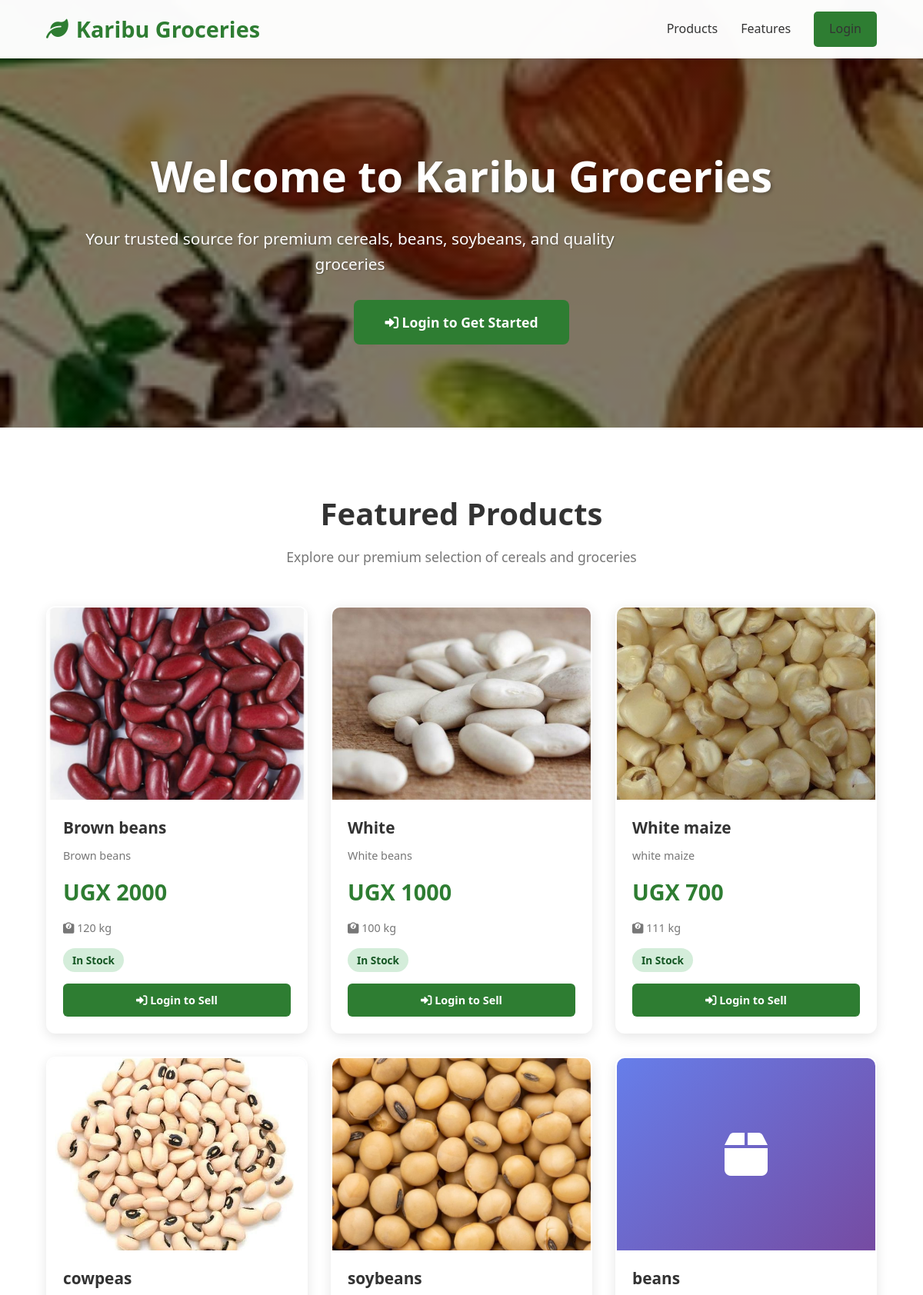
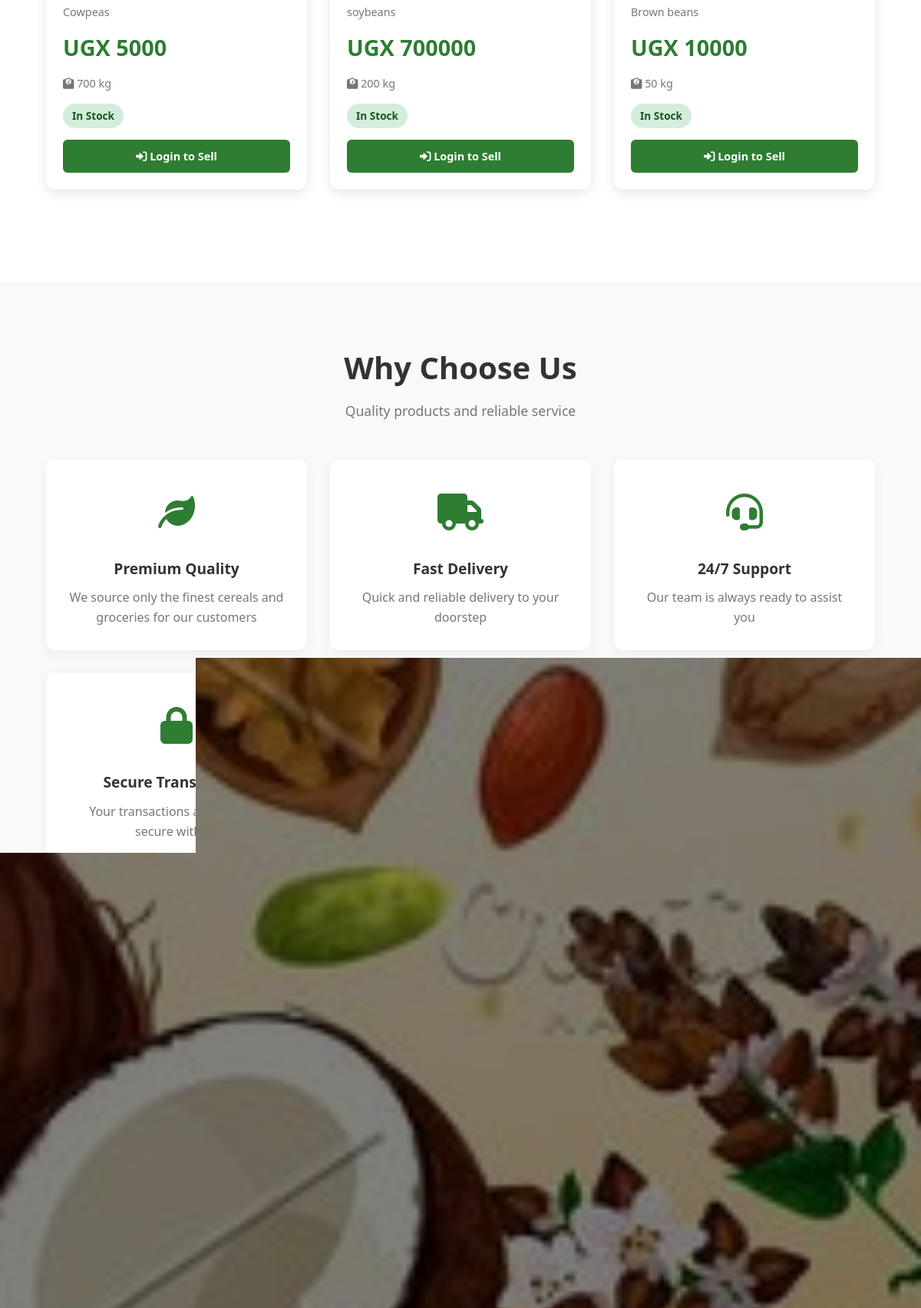
The page / (upper part) on the database its author committed (2 pictures, top to bottom).
### karibu/models.py (models this page shows, shortened)
class Stock(models.Model):
    branch = models.ForeignKey(Branch, on_delete=models.SET_NULL, null=True, blank=True)
    category_name = models.ForeignKey(
        Category, on_delete=models.SET_NULL, blank=True, null=True
    )
    item_name = models.CharField(max_length=100, blank=True, null=True)
    sku = models.CharField(max_length=50, unique=True, blank=True, null=True)  # Added SKU field
    product_quantity = models.IntegerField(default=0, blank=True, null=True)
    cost = models.IntegerField(default=0, blank=True, null=True)
    issued_quantity = models.CharField(max_length=100, null=True, blank=True)
    total_quantity = models.CharField(max_length=100, null=True, blank=True)
    type_of_stock = models.CharField(max_length=100, blank=True, null=True)
    supplier_name = models.CharField(max_length=15, blank=True, null=True)
    unit_of_measure = models.CharField(max_length=20, default="kg", blank=True, null=True)  # KG, units, liters, etc.
    low_stock_threshold = models.IntegerField(default=10, blank=True, null=True)  # Custom threshold per item
    date_added = models.DateTimeField(default=timezone.now)
    last_updated = models.DateTimeField(default=timezone.now)
    image = models.ImageField(upload_to='product_images/', null=True, blank=True)
    def get_stock_status(self):
        threshold = self.low_stock_threshold or 10  # Default to 10 if not set
        if self.product_quantity == 0:
            return "Out of Stock"
        elif self.product_quantity < threshold:
            return "Low Stock"
        else:
            return "In Stock"
    def get_quantity_with_unit(self):
        unit = self.unit_of_measure or "units"
        return f"{self.product_quantity} {unit}" if self.product_quantity else f"0 {unit}"

class Category(models.Model):
    category_name = models.CharField(max_length=50, null=True, blank=True)

### karibu/views.py (the view)
# urls.py: path("", views.index, name="index"),
def index(request):
    featured_products = Stock.objects.filter(product_quantity__gt=0).order_by('-date_added')[:6]
    context = {
        'featured_products': featured_products,
    }
    return render(request, "index.html", context)

### karibu/templates/index.html (shortened to what this page needs)
<!DOCTYPE html>
<html lang="en">
<head>
    <link rel="stylesheet" href="https://cdnjs.cloudflare.com/ajax/libs/font-awesome/6.0.0/css/all.min.css">
</head>
<body>
    <header>
        <div class="container">
            <div class="header-content">
                <div class="logo">
                    <i class="fas fa-leaf"></i>
                    Karibu Groceries
                </div>
                <nav class="nav-links">
                    <a href="#products">Products</a>
                    <a href="#features">Features</a>
                    <div class="auth-buttons">
                        {% if user.is_authenticated %}
                            {% if user.is_manager %}
                                <a href="{% url 'manager_dashboard' %}" class="btn btn-login">Dashboard</a>
                            {% elif user.is_salesagent %}
                                <a href="{% url 'salesagent_dashboard' %}" class="btn btn-login">Dashboard</a>
                            {% elif user.is_owner %}
                                <a href="{% url 'owner_dashboard' %}" class="btn btn-login">Dashboard</a>
                            {% endif %}
                            <a href="{% url 'logout' %}" class="btn btn-login">Logout</a>
                        {% else %}
                            <a href="{% url 'login' %}" class="btn btn-login">Login</a>
                        {% endif %}
                    </div>
                </nav>
            </div>
        </div>
    </header>
    <section class="hero">
        <div class="container">
            <h1>Welcome to Karibu Groceries</h1>
            <p>Your trusted source for premium cereals, beans, soybeans, and quality groceries</p>
            <div class="hero-buttons">
                {% if user.is_authenticated %}
                    {% if user.is_manager or user.is_salesagent %}
                        <a href="{% url 'makesale' %}" class="btn-primary">
                            <i class="fas fa-shopping-cart"></i> Start Selling
                        </a>
                    {% endif %}
                    <a href="{% url 'allstock' %}" class="btn-secondary">
                        <i class="fas fa-box"></i> View Inventory
                    </a>
                {% else %}
                    <a href="{% url 'login' %}" class="btn-primary">
                        <i class="fas fa-sign-in-alt"></i> Login to Get Started
                    </a>
                {% endif %}
            </div>
        </div>
    </section>
    <section class="products-section" id="products">
        <div class="container">
            <div class="section-title">
                <h2>Featured Products</h2>
                <p>Explore our premium selection of cereals and groceries</p>
            </div>
            {% if featured_products %}
                <div class="products-grid">
                    {% for product in featured_products %}
                        <div class="product-card">
                            <div class="product-image {% if not product.image %}no-image{% endif %}">
                                {% if product.image %}
                                    <img src="{{ product.image.url }}" alt="{{ product.item_name }}">
                                {% else %}
                                    <i class="fas fa-box"></i>
                                {% endif %}
                            </div>
                            <div class="product-info">
                                <h3 class="product-name">{{ product.item_name }}</h3>
                                <p class="product-category">
                                    {% if product.category_name %}
                                        {{ product.category_name.category_name }}
                                    {% else %}
                                        Groceries
                                    {% endif %}
                                </p>
                                <p class="product-price">UGX {{ product.cost|default:"N/A" }}</p>
                                <p class="product-quantity">
                                    <i class="fas fa-weight"></i> {{ product.get_quantity_with_unit }}
                                </p>
                                <span class="product-status {% if product.product_quantity == 0 %}status-out-of-stock{% elif product.product_quantity < 10 %}status-low-stock{% else %}status-in-stock{% endif %}">
                                    {{ product.get_stock_status }}
                                </span>
                                <div class="product-actions">
                                    {% if user.is_authenticated and user.is_manager or user.is_salesagent %}
                                        <a href="{% url 'makesale' %}" class="btn-small btn-view">
                                            <i class="fas fa-shopping-cart"></i> Sell
                                        </a>
                                    {% else %}
                                        <a href="{% url 'login' %}" class="btn-small btn-view">
                                            <i class="fas fa-sign-in-alt"></i> Login to Sell
                                        </a>
                                    {% endif %}
                                </div>
                            </div>
                        </div>
                    {% endfor %}
                </div>
            {% else %}
                <div style="text-align: center; padding: 40px; background: #f9f9f9; border-radius: 12px;">
                    <i class="fas fa-inbox" style="font-size: 3rem; color: #ccc; margin-bottom: 20px;"></i>
                    <p style="color: #999; font-size: 1.1rem;">No products available at the moment</p>
                </div>
            {% endif %}
        </div>
    </section>
    <section class="features" id="features">
        <div class="container">
            <div class="section-title">
                <h2>Why Choose Us</h2>
                <p>Quality products and reliable service</p>
            </div>
            <div class="features-grid">
                <div class="feature-card">
                    <div class="feature-icon">
                        <i class="fas fa-leaf"></i>
                    </div>
                    <h3>Premium Quality</h3>
                    <p>We source only the finest cereals and groceries for our customers</p>
                </div>
                <div class="feature-card">
                    <div class="feature-icon">
                        <i class="fas fa-truck"></i>
                    </div>
                    <h3>Fast Delivery</h3>
                    <p>Quick and reliable delivery to your doorstep</p>
                </div>
                <div class="feature-card">
                    <div class="feature-icon">
                        <i class="fas fa-headset"></i>
                    </div>
                    <h3>24/7 Support</h3>
                    <p>Our team is always ready to assist you</p>
                </div>
                <div class="feature-card">
                    <div class="feature-icon">
                        <i class="fas fa-lock"></i>
                    </div>
                    <h3>Secure Transactions</h3>
                    <p>Your transactions are safe and secure with us</p>
                </div>
            </div>
        </div>
    </section>
    <section class="cta-section">
        <div class="container">
            <h2>Ready to Get Started?</h2>
            <p>Join our growing community of satisfied customers and experience the best in grocery shopping</p>
            {% if not user.is_authenticated %}
                <a href="{% url 'login' %}" class="btn-primary">Login Now</a>
            {% endif %}
        </div>
    </section>
    <footer>
        <div class="container">
            <div class="footer-grid">
                <div class="footer-column">
                    <h3>About Us</h3>
                    <ul>
                        <li><a href="#">Our Story</a></li>
                    </ul>
                </div>
                <div class="footer-column">
                    <h3>Products</h3>
                    <ul>
                        <li><a href="#">Cereals</a></li>
                    </ul>
                </div>
                <div class="footer-column">
                    <h3>Support</h3>
                    <ul>
                        <li><a href="#">Contact Us</a></li>
                    </ul>
                </div>
                <div class="footer-column">
                    <h3>Legal</h3>
                    <ul>
                        <li><a href="#">Privacy Policy</a></li>
                    </ul>
                </div>
            </div>
        </div>
    </footer>
</body>
</html>

### rows shown on the page
Stock: image (picture), item_name "Brown beans", category_name.category_name "Brown beans", cost "2000", get_quantity_with_unit "120 kg", get_stock_status "In Stock"
Stock: image (picture), item_name "White", category_name.category_name "White beans", cost "1000", get_quantity_with_unit "100 kg", get_stock_status "In Stock"
Stock: image (picture), item_name "White maize", category_name.category_name "white maize", cost "700", get_quantity_with_unit "111 kg", get_stock_status "In Stock"
Stock: image (picture), item_name "cowpeas", category_name.category_name "Cowpeas", cost "5000", get_quantity_with_unit "700 kg", get_stock_status "In Stock"
Stock: image (picture), item_name "soybeans", category_name.category_name "soybeans", cost "700000", get_quantity_with_unit "200 kg", get_stock_status "In Stock"
Stock: item_name "beans", category_name.category_name "Brown beans", cost "10000", get_quantity_with_unit "50 kg", get_stock_status "In Stock"
